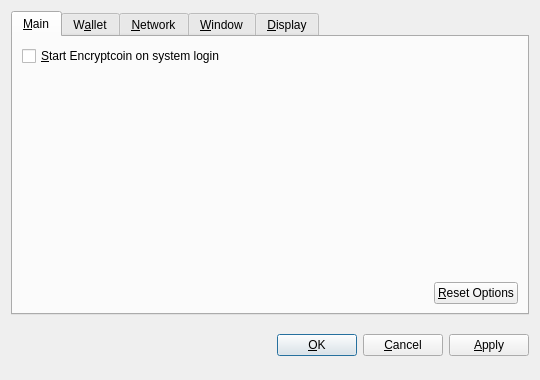
<?xml version="1.0" encoding="UTF-8"?>
<ui version="4.0">
 <class>OptionsDialog</class>
 <widget class="QDialog" name="OptionsDialog">
  <property name="geometry">
   <rect>
    <x>0</x>
    <y>0</y>
    <width>540</width>
    <height>380</height>
   </rect>
  </property>
  <property name="windowTitle">
   <string>Options</string>
  </property>
  <property name="modal">
   <bool>true</bool>
  </property>
  <layout class="QVBoxLayout" name="verticalLayout">
   <item>
    <widget class="QTabWidget" name="tabWidget">
     <property name="tabPosition">
      <enum>QTabWidget::North</enum>
     </property>
     <property name="currentIndex">
      <number>0</number>
     </property>
     <widget class="QWidget" name="tabMain">
      <attribute name="title">
       <string>&amp;Main</string>
      </attribute>
      <layout class="QVBoxLayout" name="verticalLayout_Main">
       <item>
        <widget class="QCheckBox" name="bitcoinAtStartup">
         <property name="toolTip">
          <string>Automatically start Encryptcoin after logging in to the system.</string>
         </property>
         <property name="text">
          <string>&amp;Start Encryptcoin on system login</string>
         </property>
        </widget>
       </item>
       <item>
        <spacer name="verticalSpacer_Main">
         <property name="orientation">
          <enum>Qt::Vertical</enum>
         </property>
         <property name="sizeHint" stdset="0">
          <size>
           <width>20</width>
           <height>40</height>
          </size>
         </property>
        </spacer>
       </item>
       <item>
        <layout class="QHBoxLayout" name="horizontalLayout_2_Main">
         <item>
          <spacer name="horizontalSpacer_2_Main">
           <property name="orientation">
            <enum>Qt::Horizontal</enum>
           </property>
           <property name="sizeHint" stdset="0">
            <size>
             <width>40</width>
             <height>20</height>
            </size>
           </property>
          </spacer>
         </item>
         <item>
          <widget class="QPushButton" name="resetButton">
           <property name="toolTip">
            <string>Reset all client options to default.</string>
           </property>
           <property name="text">
            <string>&amp;Reset Options</string>
           </property>
           <property name="autoDefault">
            <bool>false</bool>
           </property>
          </widget>
         </item>
        </layout>
       </item>
      </layout>
     </widget>
     <widget class="QWidget" name="tabWallet">
      <attribute name="title">
       <string>W&amp;allet</string>
      </attribute>
      <layout class="QVBoxLayout" name="verticalLayout_Network">
       <item>
        <widget class="QLabel" name="transactionFeeInfoLabel">
         <property name="text">
          <string>Optional transaction fee per kB that helps make sure your transactions are processed quickly. Most transactions are 1 kB.</string>
         </property>
         <property name="textFormat">
          <enum>Qt::PlainText</enum>
         </property>
         <property name="wordWrap">
          <bool>true</bool>
         </property>
        </widget>
       </item>
       <item>
        <layout class="QHBoxLayout" name="horizontalLayout_1_Main">
         <item>
          <widget class="QLabel" name="transactionFeeLabel">
           <property name="text">
            <string>Pay transaction &amp;fee</string>
           </property>
           <property name="textFormat">
            <enum>Qt::PlainText</enum>
           </property>
           <property name="buddy">
            <cstring>transactionFee</cstring>
           </property>
          </widget>
         </item>
         <item>
          <widget class="BitcoinAmountField" name="transactionFee"/>
         </item>
         <item>
          <spacer name="horizontalSpacer_1_Main">
           <property name="orientation">
            <enum>Qt::Horizontal</enum>
           </property>
           <property name="sizeHint" stdset="0">
            <size>
             <width>40</width>
             <height>20</height>
            </size>
           </property>
          </spacer>
         </item>
        </layout>
       </item>
       <item>
        <widget class="QLabel" name="label">
         <property name="text">
          <string>If you disable the spending of unconfirmed change, the change from a transaction cannot be used until that transaction has at least one confirmation. This also affects how your balance is computed.</string>
         </property>
         <property name="wordWrap">
          <bool>true</bool>
         </property>
        </widget>
       </item>
       <item>
        <widget class="QCheckBox" name="spendZeroConfChange">
         <property name="text">
          <string>Spend unconfirmed change  (experts only)</string>
         </property>
        </widget>
       </item>
       <item>
        <spacer name="verticalSpacer">
         <property name="orientation">
          <enum>Qt::Vertical</enum>
         </property>
         <property name="sizeHint" stdset="0">
          <size>
           <width>20</width>
           <height>40</height>
          </size>
         </property>
        </spacer>
       </item>
      </layout>
     </widget>
     <widget class="QWidget" name="tabNetwork">
      <attribute name="title">
       <string>&amp;Network</string>
      </attribute>
      <layout class="QVBoxLayout" name="verticalLayout_Network">
       <item>
        <widget class="QCheckBox" name="mapPortUpnp">
         <property name="toolTip">
          <string>Automatically open the Encryptcoin client port on the router. This only works when your router supports UPnP and it is enabled.</string>
         </property>
         <property name="text">
          <string>Map port using &amp;UPnP</string>
         </property>
        </widget>
       </item>
       <item>
        <widget class="QCheckBox" name="connectSocks">
         <property name="toolTip">
          <string>Connect to the Encryptcoin network through a SOCKS proxy (e.g. when connecting through Tor).</string>
         </property>
         <property name="text">
          <string>&amp;Connect through SOCKS proxy:</string>
         </property>
        </widget>
       </item>
       <item>
        <layout class="QHBoxLayout" name="horizontalLayout_Network">
         <item>
          <widget class="QLabel" name="proxyIpLabel">
           <property name="text">
            <string>Proxy &amp;IP:</string>
           </property>
           <property name="textFormat">
            <enum>Qt::PlainText</enum>
           </property>
           <property name="buddy">
            <cstring>proxyIp</cstring>
           </property>
          </widget>
         </item>
         <item>
          <widget class="QValidatedLineEdit" name="proxyIp">
           <property name="maximumSize">
            <size>
             <width>140</width>
             <height>16777215</height>
            </size>
           </property>
           <property name="toolTip">
            <string>IP address of the proxy (e.g. 127.0.0.1)</string>
           </property>
          </widget>
         </item>
         <item>
          <widget class="QLabel" name="proxyPortLabel">
           <property name="text">
            <string>&amp;Port:</string>
           </property>
           <property name="textFormat">
            <enum>Qt::PlainText</enum>
           </property>
           <property name="buddy">
            <cstring>proxyPort</cstring>
           </property>
          </widget>
         </item>
         <item>
          <widget class="QLineEdit" name="proxyPort">
           <property name="maximumSize">
            <size>
             <width>55</width>
             <height>16777215</height>
            </size>
           </property>
           <property name="toolTip">
            <string>Port of the proxy (e.g. 9050)</string>
           </property>
          </widget>
         </item>
         <item>
          <widget class="QLabel" name="socksVersionLabel">
           <property name="text">
            <string>SOCKS &amp;Version:</string>
           </property>
           <property name="textFormat">
            <enum>Qt::PlainText</enum>
           </property>
           <property name="buddy">
            <cstring>socksVersion</cstring>
           </property>
          </widget>
         </item>
         <item>
          <widget class="QValueComboBox" name="socksVersion">
           <property name="toolTip">
            <string>SOCKS version of the proxy (e.g. 5)</string>
           </property>
          </widget>
         </item>
         <item>
          <spacer name="horizontalSpacer_Network">
           <property name="orientation">
            <enum>Qt::Horizontal</enum>
           </property>
           <property name="sizeHint" stdset="0">
            <size>
             <width>40</width>
             <height>20</height>
            </size>
           </property>
          </spacer>
         </item>
        </layout>
       </item>
       <item>
        <spacer name="verticalSpacer_Network">
         <property name="orientation">
          <enum>Qt::Vertical</enum>
         </property>
         <property name="sizeHint" stdset="0">
          <size>
           <width>20</width>
           <height>40</height>
          </size>
         </property>
        </spacer>
       </item>
      </layout>
     </widget>
     <widget class="QWidget" name="tabWindow">
      <attribute name="title">
       <string>&amp;Window</string>
      </attribute>
      <layout class="QVBoxLayout" name="verticalLayout_Window">
       <item>
        <widget class="QCheckBox" name="minimizeToTray">
         <property name="toolTip">
          <string>Show only a tray icon after minimizing the window.</string>
         </property>
         <property name="text">
          <string>&amp;Minimize to the tray instead of the taskbar</string>
         </property>
        </widget>
       </item>
       <item>
        <widget class="QCheckBox" name="minimizeOnClose">
         <property name="toolTip">
          <string>Minimize instead of exit the application when the window is closed. When this option is enabled, the application will be closed only after selecting Quit in the menu.</string>
         </property>
         <property name="text">
          <string>M&amp;inimize on close</string>
         </property>
        </widget>
       </item>
       <item>
        <spacer name="verticalSpacer_Window">
         <property name="orientation">
          <enum>Qt::Vertical</enum>
         </property>
         <property name="sizeHint" stdset="0">
          <size>
           <width>20</width>
           <height>40</height>
          </size>
         </property>
        </spacer>
       </item>
      </layout>
     </widget>
     <widget class="QWidget" name="tabDisplay">
      <attribute name="title">
       <string>&amp;Display</string>
      </attribute>
      <layout class="QVBoxLayout" name="verticalLayout_Display">
       <item>
        <layout class="QHBoxLayout" name="horizontalLayout_1_Display">
         <item>
          <widget class="QLabel" name="langLabel">
           <property name="text">
            <string>User Interface &amp;language:</string>
           </property>
           <property name="textFormat">
            <enum>Qt::PlainText</enum>
           </property>
           <property name="buddy">
            <cstring>lang</cstring>
           </property>
          </widget>
         </item>
         <item>
          <widget class="QValueComboBox" name="lang">
           <property name="toolTip">
            <string>The user interface language can be set here. This setting will take effect after restarting Encryptcoin.</string>
           </property>
          </widget>
         </item>
        </layout>
       </item>
       <item>
        <layout class="QHBoxLayout" name="horizontalLayout_2_Display">
         <item>
          <widget class="QLabel" name="unitLabel">
           <property name="text">
            <string>&amp;Unit to show amounts in:</string>
           </property>
           <property name="textFormat">
            <enum>Qt::PlainText</enum>
           </property>
           <property name="buddy">
            <cstring>unit</cstring>
           </property>
          </widget>
         </item>
         <item>
          <widget class="QValueComboBox" name="unit">
           <property name="toolTip">
            <string>Choose the default subdivision unit to show in the interface and when sending coins.</string>
           </property>
          </widget>
         </item>
        </layout>
       </item>
       <item>
        <widget class="QCheckBox" name="displayAddresses">
         <property name="toolTip">
          <string>Whether to show Encryptcoin addresses in the transaction list or not.</string>
         </property>
         <property name="text">
          <string>&amp;Display addresses in transaction list</string>
         </property>
        </widget>
       </item>
       <item>
        <widget class="QCheckBox" name="coinControlFeatures">
         <property name="toolTip">
          <string>Whether to show coin control features or not.</string>
         </property>
         <property name="text">
          <string>Display coin &amp;control features (experts only!)</string>
         </property>
        </widget>
       </item>
       <item>
        <spacer name="verticalSpacer_Display">
         <property name="orientation">
          <enum>Qt::Vertical</enum>
         </property>
         <property name="sizeHint" stdset="0">
          <size>
           <width>20</width>
           <height>40</height>
          </size>
         </property>
        </spacer>
       </item>
      </layout>
     </widget>
    </widget>
   </item>
   <item>
    <layout class="QHBoxLayout" name="horizontalLayout_Buttons">
     <item>
      <spacer name="horizontalSpacer_1">
       <property name="orientation">
        <enum>Qt::Horizontal</enum>
       </property>
       <property name="sizeHint" stdset="0">
        <size>
         <width>40</width>
         <height>48</height>
        </size>
       </property>
      </spacer>
     </item>
     <item>
      <widget class="QLabel" name="statusLabel">
       <property name="font">
        <font>
         <weight>75</weight>
         <bold>true</bold>
        </font>
       </property>
       <property name="text">
        <string/>
       </property>
       <property name="textFormat">
        <enum>Qt::PlainText</enum>
       </property>
       <property name="wordWrap">
        <bool>true</bool>
       </property>
      </widget>
     </item>
     <item>
      <spacer name="horizontalSpacer_2">
       <property name="orientation">
        <enum>Qt::Horizontal</enum>
       </property>
       <property name="sizeHint" stdset="0">
        <size>
         <width>40</width>
         <height>48</height>
        </size>
       </property>
      </spacer>
     </item>
     <item>
      <widget class="QPushButton" name="okButton">
       <property name="text">
        <string>&amp;OK</string>
       </property>
      </widget>
     </item>
     <item>
      <widget class="QPushButton" name="cancelButton">
       <property name="text">
        <string>&amp;Cancel</string>
       </property>
       <property name="autoDefault">
        <bool>false</bool>
       </property>
      </widget>
     </item>
     <item>
      <widget class="QPushButton" name="applyButton">
       <property name="text">
        <string>&amp;Apply</string>
       </property>
       <property name="autoDefault">
        <bool>false</bool>
       </property>
      </widget>
     </item>
    </layout>
   </item>
  </layout>
 </widget>
 <customwidgets>
  <customwidget>
   <class>BitcoinAmountField</class>
   <extends>QSpinBox</extends>
   <header>bitcoinamountfield.h</header>
  </customwidget>
  <customwidget>
   <class>QValueComboBox</class>
   <extends>QComboBox</extends>
   <header>qvaluecombobox.h</header>
  </customwidget>
  <customwidget>
   <class>QValidatedLineEdit</class>
   <extends>QLineEdit</extends>
   <header>qvalidatedlineedit.h</header>
  </customwidget>
 </customwidgets>
 <resources/>
 <connections/>
</ui>
